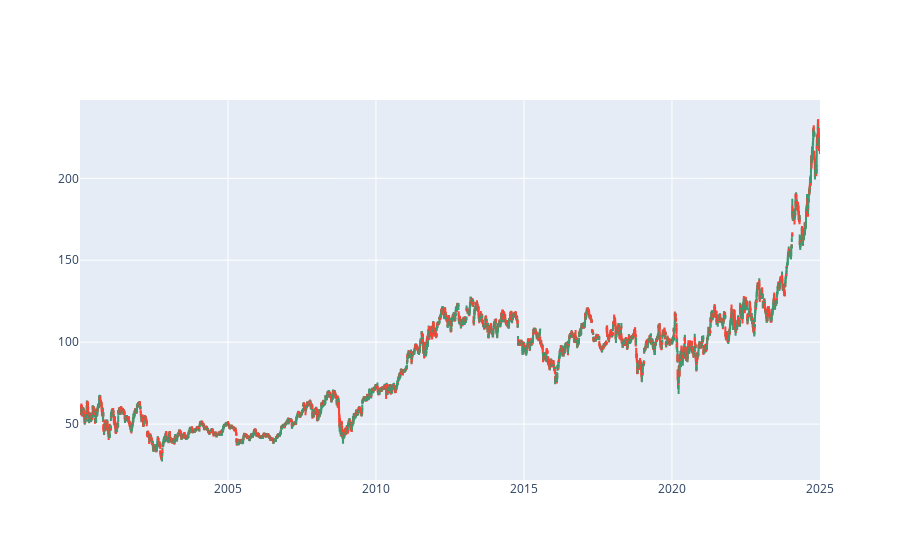

The notebook cell this image was saved under:
### Code cell
#Candlesticks
fig = go.Figure(data = [go.Candlestick(x = datacsv['Date'],
                                       open = datacsv['Open'],
                                       close = datacsv['Close'],
                                       low = datacsv['Low'],
                                       high = datacsv['High'])])
fig.update_layout(xaxis_rangeslider_visible = False)
fig.show()

### Figure 1 — Plotly figure (JSON) as saved in the notebook; plotly's stock layout.template omitted (floating-point values rounded to 4 significant figures; data arrays with more than 128 entries replaced by an {"elided": "..."} marker saying what was removed)
{"data": [{"close": {"elided": "6290 str values"}, "high": {"elided": "6290 str values"}, "low": {"elided": "6290 str values"}, "open": {"elided": "6290 str values"}, "type": "candlestick", "x": {"elided": "6290 str values"}}], "layout": {"xaxis": {"rangeslider": {"visible": false}}}}
